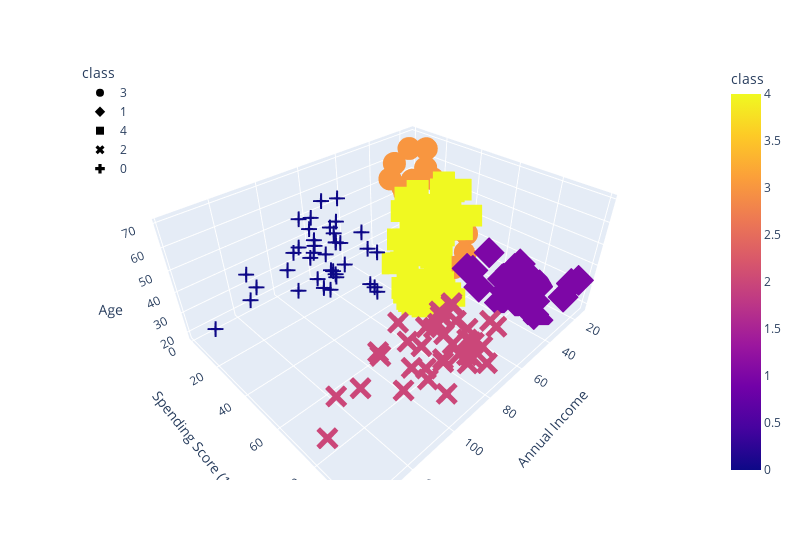

The cell this chart's notebook holds for it:
### Code cell
# Create a 3D Plot with 5 classes
test_cluster_amount(df_shopping, 5)
df_shopping.hvplot.scatter(x="Annual Income", y="Spending Score (1-100)", by="class")
fig = px.scatter_3d(
    df_shopping,
    x="Annual Income",
    y="Spending Score (1-100)",
    z="Age",
    color="class",
    symbol="class",
    width=800,
)
fig.update_layout(legend=dict(x=0, y=1))
fig.show()

### Figure 1 — Plotly figure (JSON) as saved in the notebook; plotly's stock layout.template omitted (floating-point values rounded to 4 significant figures)
{"data": [{"hovertemplate": "class=%{marker.color}<br>Annual Income=%{x}<br>Spending Score (1-100)=%{y}<br>Age=%{z}<extra></extra>", "legendgroup": "3", "marker": {"color": [3, 3, 3, 3, 3, 3, 3, 3, 3, 3, 3, 3, 3, 3, 3, 3, 3, 3, 3, 3, 3, 3, 3, 3, 3, 3, 3, 3, 3, 3, 3], "coloraxis": "coloraxis", "symbol": "circle"}, "mode": "markers", "name": "3", "scene": "scene", "showlegend": true, "type": "scatter3d", "x": [15, 16, 17, 18, 19, 19, 20, 20, 21, 23, 24, 25, 28, 28, 29, 30, 33, 33, 34, 37, 38, 39, 39, 40, 40, 40, 40, 42, 43, 43, 43], "y": [39, 6, 40, 6, 3, 14, 15, 13, 35, 29, 35, 5, 14, 32, 31, 4, 4, 14, 17, 26, 35, 36, 28, 55, 47, 42, 42, 52, 54, 45, 41], "z": [19, 20, 31, 35, 64, 67, 58, 37, 35, 52, 35, 46, 54, 45, 40, 60, 53, 49, 42, 36, 65, 48, 49, 50, 27, 29, 31, 49, 31, 50, 47]}, {"hovertemplate": "class=%{marker.color}<br>Annual Income=%{x}<br>Spending Score (1-100)=%{y}<br>Age=%{z}<extra></extra>", "legendgroup": "1", "marker": {"color": [1, 1, 1, 1, 1, 1, 1, 1, 1, 1, 1, 1, 1, 1, 1, 1, 1, 1, 1, 1, 1, 1, 1, 1], "coloraxis": "coloraxis", "symbol": "diamond"}, "mode": "markers", "name": "1", "scene": "scene", "showlegend": true, "type": "scatter3d", "x": [15, 16, 17, 18, 19, 19, 20, 20, 21, 23, 24, 25, 28, 28, 29, 30, 33, 33, 34, 37, 38, 39, 39, 42], "y": [81, 77, 76, 94, 72, 99, 77, 79, 66, 98, 73, 73, 82, 61, 87, 73, 92, 81, 73, 75, 92, 61, 65, 60], "z": [21, 23, 22, 23, 30, 35, 24, 22, 20, 35, 25, 31, 29, 35, 23, 21, 18, 21, 30, 20, 24, 31, 24, 33]}, {"hovertemplate": "class=%{marker.color}<br>Annual Income=%{x}<br>Spending Score (1-100)=%{y}<br>Age=%{z}<extra></extra>", "legendgroup": "4", "marker": {"color": [4, 4, 4, 4, 4, 4, 4, 4, 4, 4, 4, 4, 4, 4, 4, 4, 4, 4, 4, 4, 4, 4, 4, 4, 4, 4, 4, 4, 4, 4, 4, 4, 4, 4, 4, 4, 4, 4, 4, 4, 4, 4, 4, 4, 4, 4, 4, 4, 4, 4, 4, 4, 4, 4, 4, 4, 4, 4, 4, 4, 4, 4, 4, 4, 4, 4, 4, 4], "coloraxis": "coloraxis", "symbol": "square"}, "mode": "markers", "name": "4", "scene": "scene", "showlegend": true, "type": "scatter3d", "x": [43, 44, 44, 46, 46, 46, 46, 47, 47, 48, 48, 48, 48, 48, 48, 49, 49, 50, 50, 54, 54, 54, 54, 54, 54, 54, 54, 54, 54, 54, 54, 57, 57, 58, 58, 59, 59, 60, 60, 60, 60, 60, 60, 61, 61, 62, 62, 62, 62, 62, 62, 63, 63, 63, 63, 63, 63, 64, 64, 65, 65, 65, 65, 67, 67, 67, 67, 69], "y": [60, 50, 46, 51, 46, 56, 55, 52, 59, 51, 59, 50, 48, 59, 47, 55, 42, 49, 56, 47, 54, 53, 48, 52, 42, 51, 55, 41, 44, 57, 46, 58, 55, 60, 46, 55, 41, 49, 40, 42, 52, 47, 50, 42, 49, 41, 48, 59, 55, 56, 42, 50, 46, 43, 48, 52, 54, 42, 46, 48, 50, 43, 59, 43, 57, 56, 40, 58], "z": [59, 51, 69, 27, 53, 70, 19, 67, 54, 63, 18, 43, 68, 19, 32, 70, 47, 60, 60, 59, 26, 45, 40, 23, 49, 57, 38, 67, 46, 21, 48, 55, 22, 34, 50, 68, 18, 48, 40, 32, 24, 47, 27, 48, 20, 23, 49, 67, 26, 49, 21, 66, 54, 68, 66, 65, 19, 38, 19, 18, 19, 63, 49, 51, 50, 27, 38, 40]}, {"hovertemplate": "class=%{marker.color}<br>Annual Income=%{x}<br>Spending Score (1-100)=%{y}<br>Age=%{z}<extra></extra>", "legendgroup": "2", "marker": {"color": [2, 2, 2, 2, 2, 2, 2, 2, 2, 2, 2, 2, 2, 2, 2, 2, 2, 2, 2, 2, 2, 2, 2, 2, 2, 2, 2, 2, 2, 2, 2, 2, 2, 2, 2, 2, 2, 2, 2], "coloraxis": "coloraxis", "symbol": "x"}, "mode": "markers", "name": "2", "scene": "scene", "showlegend": true, "type": "scatter3d", "x": [69, 70, 71, 71, 71, 72, 73, 73, 74, 75, 76, 77, 77, 78, 78, 78, 78, 78, 78, 79, 81, 85, 86, 87, 87, 87, 88, 88, 93, 97, 98, 99, 101, 103, 103, 113, 120, 126, 137], "y": [91, 77, 95, 75, 75, 71, 88, 73, 72, 93, 87, 97, 74, 90, 88, 76, 89, 78, 73, 83, 93, 75, 95, 63, 75, 92, 86, 69, 90, 86, 88, 97, 68, 85, 69, 91, 79, 74, 83], "z": [39, 31, 40, 38, 39, 31, 29, 32, 35, 32, 32, 28, 32, 34, 39, 38, 27, 30, 30, 29, 31, 36, 33, 32, 28, 36, 30, 27, 35, 32, 29, 30, 28, 36, 32, 38, 35, 32, 30]}, {"hovertemplate": "class=%{marker.color}<br>Annual Income=%{x}<br>Spending Score (1-100)=%{y}<br>Age=%{z}<extra></extra>", "legendgroup": "0", "marker": {"color": [0, 0, 0, 0, 0, 0, 0, 0, 0, 0, 0, 0, 0, 0, 0, 0, 0, 0, 0, 0, 0, 0, 0, 0, 0, 0, 0, 0, 0, 0, 0, 0, 0, 0, 0, 0, 0, 0], "coloraxis": "coloraxis", "symbol": "cross"}, "mode": "markers", "name": "0", "scene": "scene", "showlegend": true, "type": "scatter3d", "x": [70, 71, 71, 71, 72, 73, 73, 74, 75, 76, 77, 77, 78, 78, 78, 78, 78, 78, 79, 81, 85, 86, 87, 87, 87, 88, 88, 93, 97, 98, 99, 101, 103, 103, 113, 120, 126, 137], "y": [29, 35, 11, 9, 34, 5, 7, 10, 5, 40, 12, 36, 22, 17, 20, 16, 1, 1, 35, 5, 26, 20, 27, 13, 10, 13, 15, 14, 32, 15, 39, 24, 17, 23, 8, 16, 28, 18], "z": [23, 43, 59, 47, 25, 20, 44, 19, 57, 28, 25, 48, 34, 43, 44, 47, 37, 34, 56, 19, 50, 42, 36, 40, 36, 52, 58, 59, 37, 46, 41, 54, 41, 34, 33, 47, 45, 32]}], "layout": {"coloraxis": {"colorbar": {"title": {"text": "class"}}, "colorscale": [[0, "#0d0887"], [0.1111, "#46039f"], [0.2222, "#7201a8"], [0.3333, "#9c179e"], [0.4444, "#bd3786"], [0.5556, "#d8576b"], [0.6667, "#ed7953"], [0.7778, "#fb9f3a"], [0.8889, "#fdca26"], [1, "#f0f921"]]}, "legend": {"title": {"text": "class"}, "tracegroupgap": 0, "x": 0, "y": 1}, "margin": {"t": 60}, "scene": {"domain": {"x": [0, 1], "y": [0, 1]}, "xaxis": {"title": {"text": "Annual Income"}}, "yaxis": {"title": {"text": "Spending Score (1-100)"}}, "zaxis": {"title": {"text": "Age"}}}, "width": 800}}
